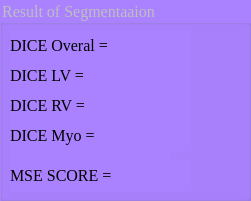
   <widget class="QGroupBox" name="classification_box_2">
    <property name="enabled">
     <bool>false</bool>
    </property>
    <property name="geometry">
     <rect>
      <x>420</x>
      <y>10</y>
      <width>251</width>
      <height>201</height>
     </rect>
    </property>
    <property name="font">
     <font>
      <family>Times New Roman</family>
      <pointsize>12</pointsize>
      <weight>9</weight>
      <italic>false</italic>
      <bold>false</bold>
     </font>
    </property>
    <property name="styleSheet">
     <string notr="true">background-color: rgb(170, 130, 255); font: 75 12pt &quot;Times New Roman&quot;; </string>
    </property>
    <property name="title">
     <string>Result of Segmentaaion</string>
    </property>
    <widget class="QLabel" name="label_class_2">
     <property name="enabled">
      <bool>false</bool>
     </property>
     <property name="geometry">
      <rect>
       <x>10</x>
       <y>150</y>
       <width>161</width>
       <height>21</height>
      </rect>
     </property>
     <property name="font">
      <font>
       <family>Times New Roman</family>
       <pointsize>12</pointsize>
       <weight>9</weight>
       <italic>false</italic>
       <bold>false</bold>
      </font>
     </property>
     <property name="styleSheet">
      <string notr="true">font: 75 12pt &quot;Times New Roman&quot;;</string>
     </property>
     <property name="text">
      <string/>
     </property>
    </widget>
    <widget class="QLabel" name="abcd_4">
     <property name="enabled">
      <bool>false</bool>
     </property>
     <property name="geometry">
      <rect>
       <x>10</x>
       <y>30</y>
       <width>181</width>
       <height>31</height>
      </rect>
     </property>
     <property name="font">
      <font>
       <family>Times New Roman</family>
       <pointsize>12</pointsize>
       <weight>9</weight>
       <italic>false</italic>
       <bold>false</bold>
      </font>
     </property>
     <property name="styleSheet">
      <string notr="true">color: rgb(0, 0, 0);font: 75 12pt &quot;Times New Roman&quot;;</string>
     </property>
     <property name="text">
      <string>DICE Overal = </string>
     </property>
    </widget>
    <widget class="QLabel" name="abcd_5">
     <property name="enabled">
      <bool>false</bool>
     </property>
     <property name="geometry">
      <rect>
       <x>10</x>
       <y>160</y>
       <width>181</width>
       <height>31</height>
      </rect>
     </property>
     <property name="font">
      <font>
       <family>Times New Roman</family>
       <pointsize>12</pointsize>
       <weight>9</weight>
       <italic>false</italic>
       <bold>false</bold>
      </font>
     </property>
     <property name="styleSheet">
      <string notr="true">color: rgb(0, 0, 0);font: 75 12pt &quot;Times New Roman&quot;;</string>
     </property>
     <property name="text">
      <string>MSE SCORE = </string>
     </property>
    </widget>
    <widget class="QLabel" name="abcd_6">
     <property name="enabled">
      <bool>false</bool>
     </property>
     <property name="geometry">
      <rect>
       <x>10</x>
       <y>60</y>
       <width>181</width>
       <height>31</height>
      </rect>
     </property>
     <property name="font">
      <font>
       <family>Times New Roman</family>
       <pointsize>12</pointsize>
       <weight>9</weight>
       <italic>false</italic>
       <bold>false</bold>
      </font>
     </property>
     <property name="styleSheet">
      <string notr="true">color: rgb(0, 0, 0);font: 75 12pt &quot;Times New Roman&quot;;
</string>
     </property>
     <property name="text">
      <string>DICE LV = </string>
     </property>
    </widget>
    <widget class="QLabel" name="abcd_7">
     <property name="enabled">
      <bool>false</bool>
     </property>
     <property name="geometry">
      <rect>
       <x>10</x>
       <y>90</y>
       <width>181</width>
       <height>31</height>
      </rect>
     </property>
     <property name="font">
      <font>
       <family>Times New Roman</family>
       <pointsize>12</pointsize>
       <weight>9</weight>
       <italic>false</italic>
       <bold>false</bold>
      </font>
     </property>
     <property name="styleSheet">
      <string notr="true">color: rgb(0, 0, 0);font: 75 12pt &quot;Times New Roman&quot;;</string>
     </property>
     <property name="text">
      <string>DICE RV = </string>
     </property>
    </widget>
    <widget class="QLabel" name="abcd_8">
     <property name="enabled">
      <bool>false</bool>
     </property>
     <property name="geometry">
      <rect>
       <x>10</x>
       <y>120</y>
       <width>181</width>
       <height>31</height>
      </rect>
     </property>
     <property name="font">
      <font>
       <family>Times New Roman</family>
       <pointsize>12</pointsize>
       <weight>9</weight>
       <italic>false</italic>
       <bold>false</bold>
      </font>
     </property>
     <property name="styleSheet">
      <string notr="true">color: rgb(0, 0, 0);font: 75 12pt &quot;Times New Roman&quot;;</string>
     </property>
     <property name="text">
      <string>DICE Myo = </string>
     </property>
    </widget>
   </widget>
